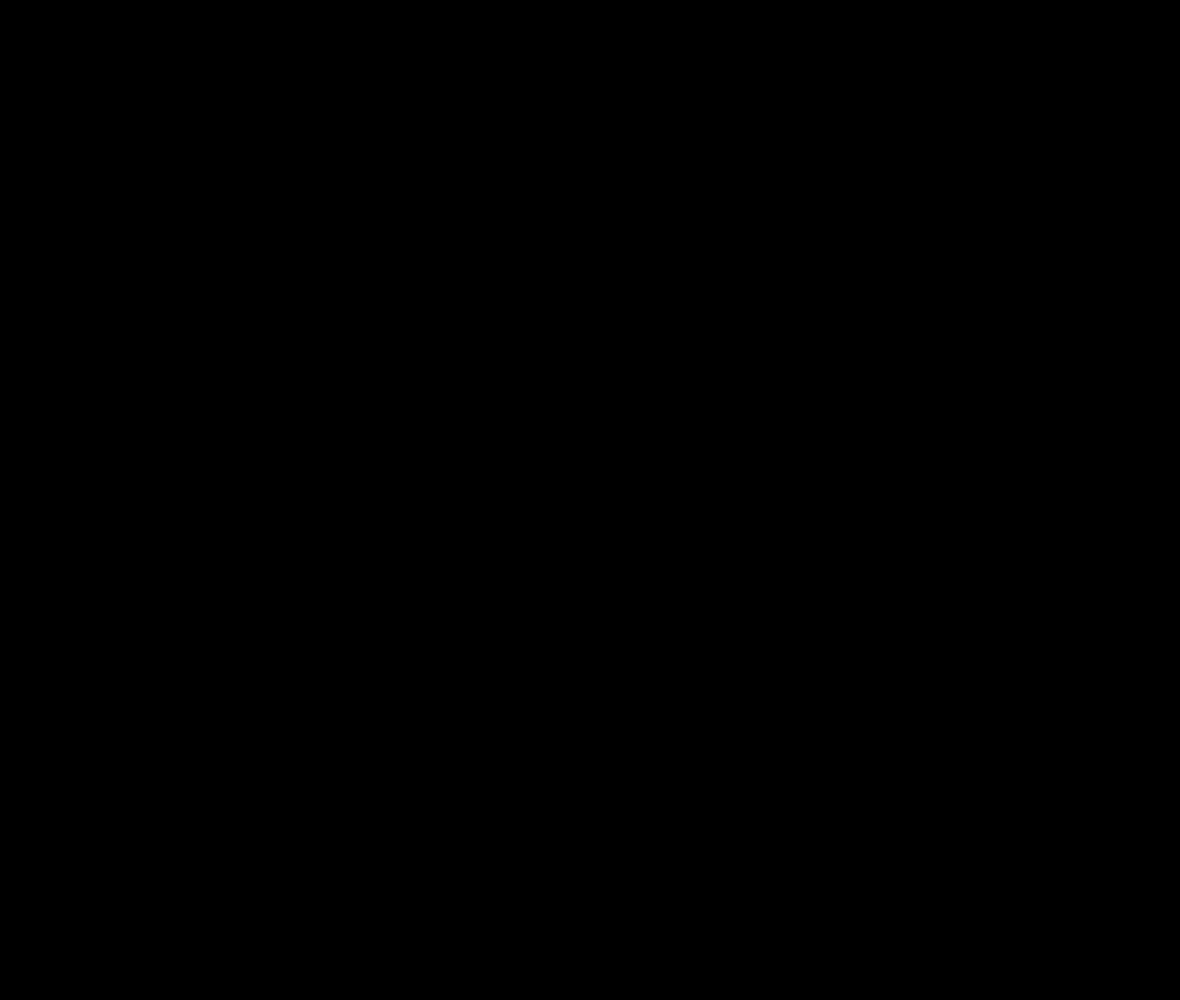
Frame 1 (no input)
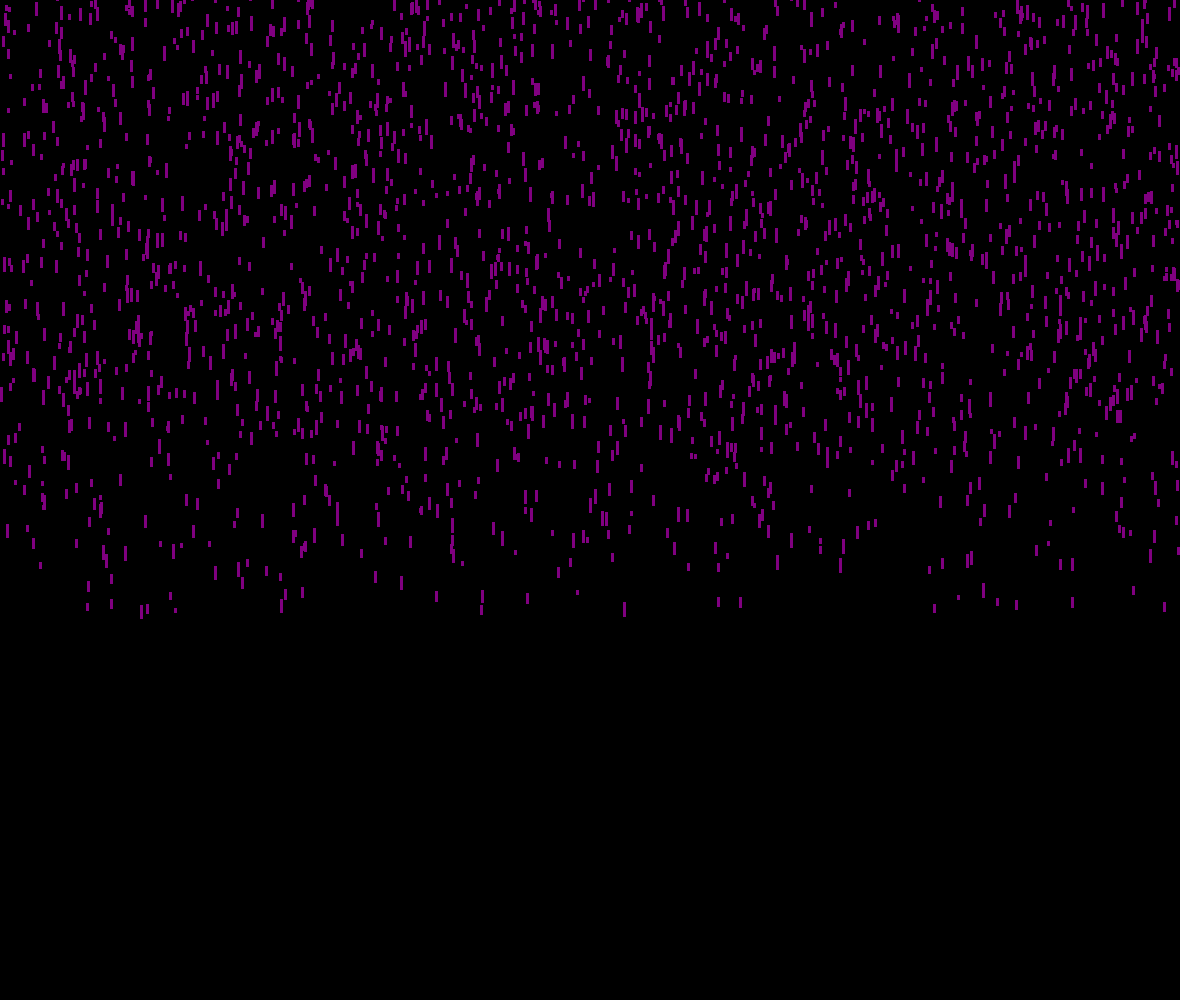
Frame 60 (no input)
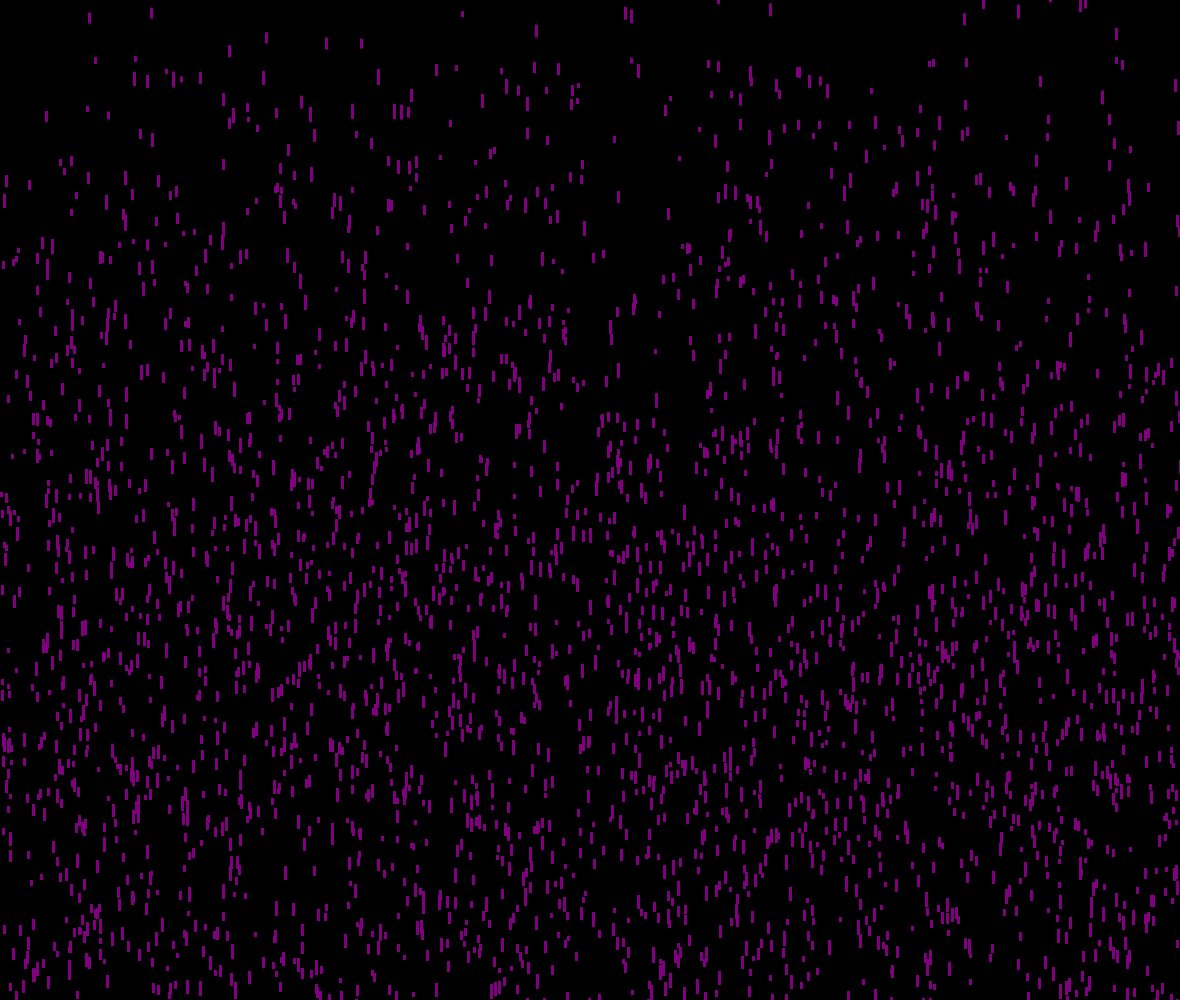
Frame 120 (the mouse pressed at the canvas centre since frame 60)

The p5.js sketch that drew these frames (run headless with seeded random() and noise() and a simulated clock; from frame 60 on, the mouse is pressed at the canvas centre):

// p5.js sketch
// ── sketch.js
var drops = [];
var numdrops = window.innerWidth*3;

//drop
var heightMin = 5;
var heightMax = 15;
var widthMin = 3;
var widthMax = 10;
var minSpeed = 8;
var maxSpeed = 12;
var gravity = 1.2;
var gravityLength = 1;
var terminalVelocity = 40;

function setup() {
  createCanvas(window.innerWidth-20,window.innerHeight);
  for(var i = 0; i < numdrops; i++) {
    drops[i] = new Drop();
  }
}

function draw() {
  background(0,0,0);
  for(var i = 0; i < numdrops; i++) {
    drops[i].show();
    drops[i].fall();
  }
}

function rand(x,y) {
  return floor(Math.random()*Math.abs(y-x+1)) + x;
}

function Drop() {
  this.x = rand(0,window.innerWidth);
  this.y = rand(-900,-100);
  this.ySpeed = rand(minSpeed,maxSpeed);
  this.height = rand(heightMin,heightMax);
  this.width = rand(widthMin,widthMin);

  this.show = function() {
    noStroke();
    fill("#800080");
    rect(this.x,this.y,this.width,this.height);
  }
  this.fall = function() {
    this.y = this.y + this.ySpeed;
    if(this.y > window.innerHeight) {
      this.y = rand(-900,-100);
      this.ySpeed *= gravity;//Gravity as factor function
      this.height += gravityLength;
      if(this.ySpeed > terminalVelocity) {//terminalVelocity
        this.ySpeed = rand(minSpeed,maxSpeed);
        this.height = rand(heightMin,heightMax);
      }
    }
  }
}
